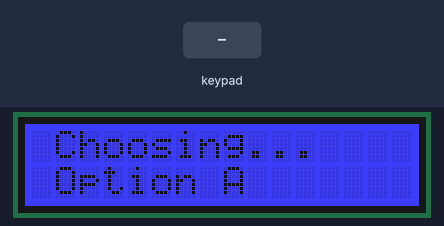
A sketch run on a simulated Arduino Uno, built with avr-gcc and run on an emulated ATmega328P. Shown: 16×2 character LCD. Inputs (shaded band) come from the test bench. What the sketch prints to the serial monitor is not drawn.

Above: at 1.2 s.
1.3 s: key 'S' pressed
At 1.9 s:
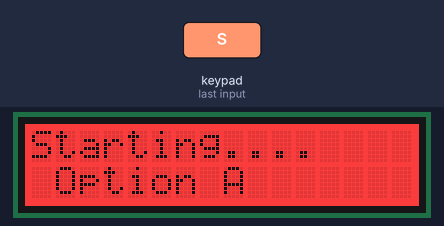
At 3.2 s:
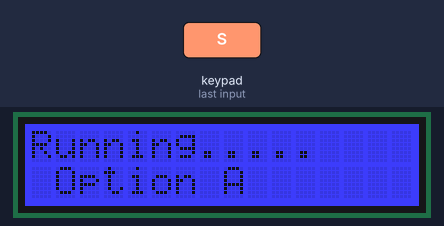
Timing chart, 0 to 4.7 s (numbered marks = the images above; inputs shaded):
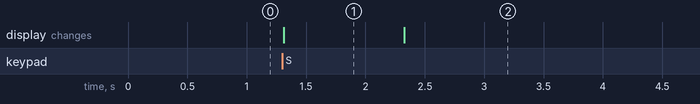

The sketch:

selectionAdvanced.ino
```cpp
//this program does the same as the basic program but it uses the provided framework (Chooser.h and Chooser.cpp)

#include <Adafruit_RGBLCDShield.h>
#include "Chooser.h"

Adafruit_RGBLCDShield lcd = Adafruit_RGBLCDShield();

//define programs:
bool functionA();     //program must be of the form bool NAME(); no arguments
void initFunctionA(); //init function must be of the form void NAME(); no arguments
bool functionB();
//void initFunctionB(); //dont want to define init function for B, OK can be done, just define it as 0 in the variables below
bool functionC();
//void initFunctionC();

//the following 4 variables must be defined to use the framework
unsigned int numPrograms     =   2;                                     // the number programs
bool (*programList[])()      = {&functionA, &functionB, &functionC};    // array of pointers to functions of length "numPrograms", must return true when done
void (*setupProgramList[])() = {&initFunctionA, 0, 0};                  // array of setup functions for each program, if no setup assign 0
const char * programNames[]  = {"Option A", "Option B", "Option C"};    // array of names of each function

void setup() {
    Serial.begin(115200 ); //init serial
    lcd.begin(16, 2); //init lcd
    initChooser(&lcd); //initialize chooser program
}

void loop() {
    //to select or cancel programs use select, use the lcd arrows to switch options
    execProgram();//run the framework, selection process is taken care automatically
}

//now implement the functions, you don't need to worry about program logic
void initFunctionA() {
    Serial.print("This function executes only once! when program selected\n");
    Serial.print("Use it to initialize your program if needed\n");
}

bool functionA() {
    Serial.print(millis());
    Serial.print(" ");
    Serial.print("Function A\n");

    //detect when function is done - here press select to go back to the select menu
    if (lcd.readButtons() == BUTTON_SELECT) {
        return true; //return true when done
    }

    delay(100); //could skip the delay if I wanted
    return false; //false means the program is not done yet
}

bool functionB() {
    Serial.print(millis());
    Serial.print(" ");
    Serial.print("Function B\n");

    //detect when function is done - here press select to go back to the select menu
    if (lcd.readButtons() == BUTTON_SELECT) {
        return true; //return true when done
    }

    delay(100); //could skip the delay if I wanted
    return false; //false means the program is not done yet
}

bool functionC() {
    Serial.print(millis());
    Serial.print(" ");
    Serial.print("Function C\n");

    //detect when function is done - here press select to go back to the select menu
    if (lcd.readButtons() == BUTTON_SELECT) {
        return true; //return true when done
    }

    delay(100); //could skip the delay if I wanted
    return false; //false means the program is not done yet
}
```

Chooser-Michael_s_MacBook_Pro.cpp
```cpp
#include "Chooser.h"


unsigned int programSelector = 0;
bool choosingProgram = true;

Adafruit_RGBLCDShield* cLcd;

#define BLUE 0x4
#define RED 0x1

void initChooser(Adafruit_RGBLCDShield* _lcd){
  cLcd = _lcd;
}

bool chooseProgram(){

  static bool titleShown = false;

  if(!titleShown){
    cLcd->clear();
    cLcd->setBacklight(BLUE);
    cLcd->setCursor(1,0);
    cLcd->print("Choosing...");
    cLcd->setCursor(1,1);
    cLcd->print(programNames[programSelector]);
    titleShown = true;
    delay(1000); //avoid old buttons still being pressed
  }

  uint8_t buttons = cLcd->readButtons();

  if (  buttons & BUTTON_SELECT ){

    cLcd->setCursor(0,0);
    cLcd->print("Starting...");
    cLcd->setBacklight(RED);
    delay(1000);
    titleShown = false;

    //program chosen, execute setup function if not null
    if(setupProgramList[programSelector] != 0 ) setupProgramList[programSelector]();

    cLcd->setBacklight(BLUE);
    cLcd->setCursor(0,0);
    cLcd->print("Running....");
    return false; //indicate finished choosing program

  } else if (  buttons & (BUTTON_LEFT  | BUTTON_RIGHT )) {

    programSelector += (buttons & BUTTON_LEFT ? numPrograms-1 : 1 ) ;
    programSelector %= numPrograms;

    cLcd->setCursor(0,1);
    cLcd->print("                ");
    cLcd->setCursor(1,1);
    cLcd->print(programNames[programSelector]);
    delay(100);


  }

  return true; // I'm still choosing the program
}

void execProgram(){
  choosingProgram = choosingProgram ? chooseProgram() : programList[programSelector]();
}
```

Chooser.cpp
```cpp
#include "Chooser.h"


unsigned int programSelector = 0;
bool choosingProgram = true;

Adafruit_RGBLCDShield* cLcd;

#define BLUE 0x4
#define RED 0x1

void initChooser(Adafruit_RGBLCDShield* _lcd){
  cLcd = _lcd;
}

bool chooseProgram(){

  static bool titleShown = false;

  if(!titleShown){
    cLcd->clear();
    cLcd->setBacklight(BLUE);
    cLcd->setCursor(1,0);
    cLcd->print("Choosing...");
    cLcd->setCursor(1,1);
    cLcd->print(programNames[programSelector]);
    titleShown = true;
    delay(1000); //avoid old buttons still being pressed
  }

  uint8_t buttons = cLcd->readButtons();

  if (  buttons & BUTTON_SELECT ){

    cLcd->setCursor(0,0);
    cLcd->print("Starting...");
    cLcd->setBacklight(RED);
    delay(1000);
    titleShown = false;

    //program chosen, execute setup function if not null
    if(setupProgramList[programSelector] != 0 ) setupProgramList[programSelector]();

    cLcd->setBacklight(BLUE);
    cLcd->setCursor(0,0);
    cLcd->print("Running....");
    return false; //indicate finished choosing program

  } else if (  buttons & (BUTTON_LEFT  | BUTTON_RIGHT )) {

    programSelector += (buttons & BUTTON_LEFT ? numPrograms-1 : 1 ) ;
    programSelector %= numPrograms;

    cLcd->setCursor(0,1);
    cLcd->print("                ");
    cLcd->setCursor(1,1);
    cLcd->print(programNames[programSelector]);
    delay(100);


  }

  return true; // I'm still choosing the program
}

void execProgram(){
  choosingProgram = choosingProgram ? chooseProgram() : programList[programSelector]();
}
```

Chooser.h
```cpp
#ifndef _CHOOSER_
#define _CHOOSER_

#include "Arduino.h"
#include <Adafruit_RGBLCDShield.h>

//the following variables must be defined somewhere
extern unsigned int numPrograms;     // the number programs
extern bool (*programList[])();      // array of pointers to functions of length "numPrograms", must return true when done
extern void (*setupProgramList[])(); // array of setup functions for each program, if no setup assign 0
extern const char * programNames[];  // array of names of each function

void initChooser(Adafruit_RGBLCDShield* lcd); //this function must be called during the setup
void execProgram();

#endif
```

Measured:
- after the input at 1.3 s, the display: changes at once (image 1)
- what the display in image 1 shows lasts 1.0 s, from 1.3 s to 2.3 s
